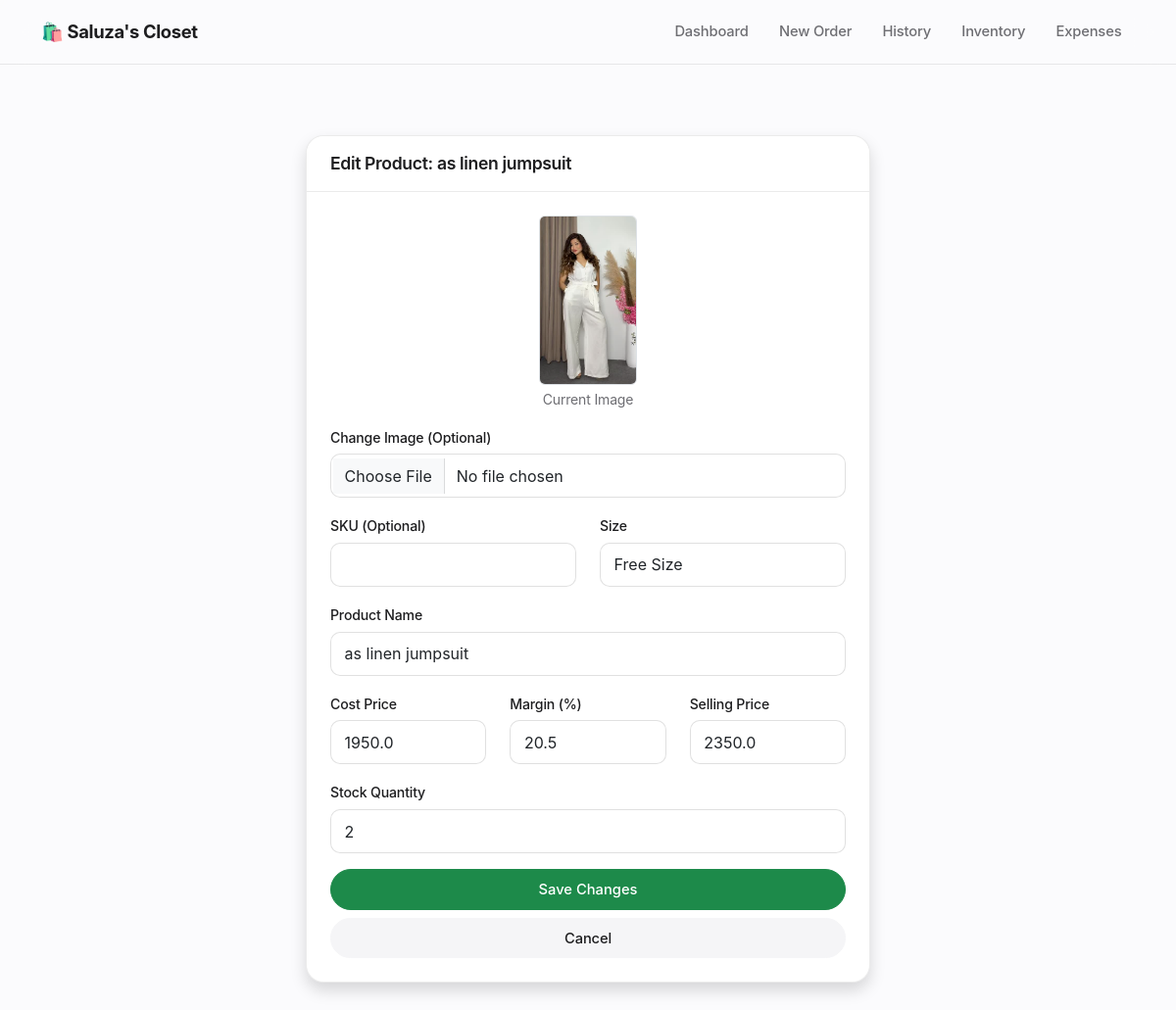
The page /edit_product/184 on the database as committed earlier.
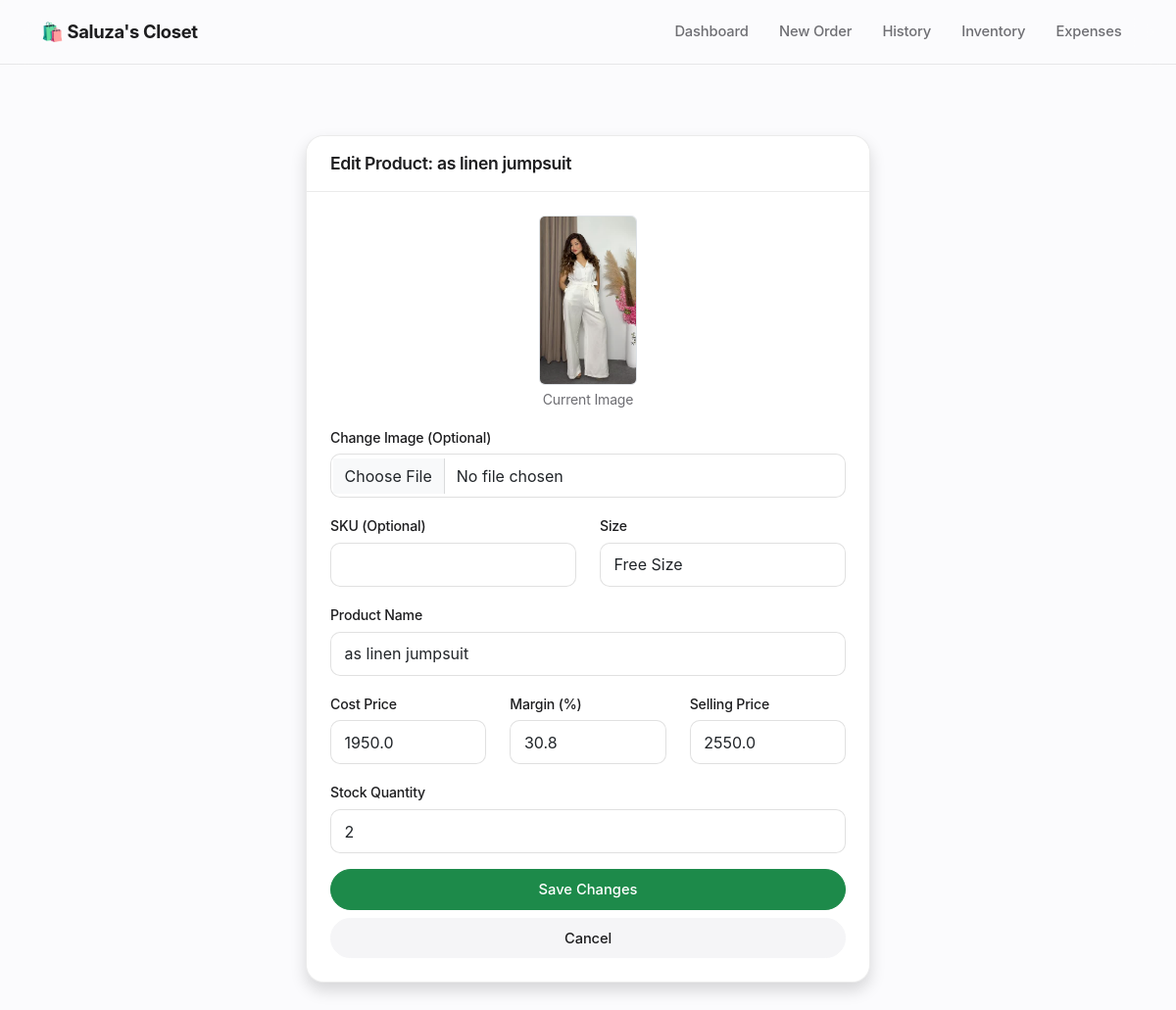
The same page on the database as committed later.
### app.py (models this page shows)
class Product(db.Model):
    id = db.Column(db.Integer, primary_key=True)
    sku = db.Column(db.String(50), unique=True, nullable=True)
    name = db.Column(db.String(100), nullable=False)
    size = db.Column(db.String(10), nullable=False)
    cost_price = db.Column(db.Float, default=0.0)
    price = db.Column(db.Float, nullable=False)
    stock = db.Column(db.Integer, default=0)
    image = db.Column(db.String(100), nullable=True)

### app.py (the view, shortened to what this page needs)
@app.route('/edit_product/<int:id>', methods=['GET', 'POST'])
def edit_product(id):
    product = Product.query.get_or_404(id)
    return render_template('edit_product.html', p=product)

### templates/edit_product.html (shortened to what this page needs)
{% extends "layout.html" %}
{% block content %}
<div class="container mt-4" style="max-width: 600px;">
    <div class="card shadow">
        <div class="card-header" style="color: var(--accent); font-weight: 600;">
            <h4 class="mb-0" style="font-size: 1.1rem;">Edit Product: {{ p.name }}</h4>
        </div>
        <div class="card-body">
            <form method="POST" enctype="multipart/form-data">
                <div class="text-center mb-3">
                    {% if p.image %}
                    <img src="{{ url_for('static', filename='uploads/' + p.image) }}" width="100" class="rounded border">
                    <p class="small text-muted mt-1">Current Image</p>
                    {% endif %}
                </div>
                <div class="mb-3">
                    <label class="form-label">Change Image (Optional)</label>
                    <input type="file" name="image" class="form-control">
                </div>
                <div class="row mb-3">
                    <div class="col">
                        <label class="form-label">SKU (Optional)</label>
                        <input type="text" name="sku" class="form-control" value="{{ p.sku if p.sku else '' }}">
                    </div>
                    <div class="col">
                        <label class="form-label">Size</label>
                        <input type="text" name="size" class="form-control" value="{{ p.size }}" required>
                    </div>
                </div>
                <div class="mb-3">
                    <label class="form-label">Product Name</label>
                    <input type="text" name="name" class="form-control" value="{{ p.name }}" required>
                </div>
                <div class="row mb-3">
                    <div class="col-4">
                        <label class="form-label">Cost Price</label>
                        <input type="number" name="cost_price" id="costPriceInput" class="form-control" step="0.01" value="{{ p.cost_price }}" required>
                    </div>
                    <div class="col-4">
                        <label class="form-label">Margin (%)</label>
                        <input type="number" id="profitMarginInput" class="form-control" placeholder="Margin %" step="0.1">
                    </div>
                    <div class="col-4">
                        <label class="form-label">Selling Price</label>
                        <input type="number" name="price" id="sellingPriceInput" class="form-control" step="0.01" value="{{ p.price }}" required>
                    </div>
                </div>
                <div class="mb-3">
                    <label class="form-label">Stock Quantity</label>
                    <input type="number" name="stock" class="form-control" value="{{ p.stock }}" required>
                </div>
                <div class="d-grid gap-2">
                    <button type="submit" class="btn btn-success">Save Changes</button>
                    <a href="/inventory" class="btn btn-secondary">Cancel</a>
                </div>
            </form>
        </div>
    </div>
</div>
{% endblock %}

Rows that differ between the two databases and show on the page:
changed Product "as linen jumpsuit": price "2350.0" → "2550.0"
Other text that changed with them:
form field value: "20.5" → "30.8"
